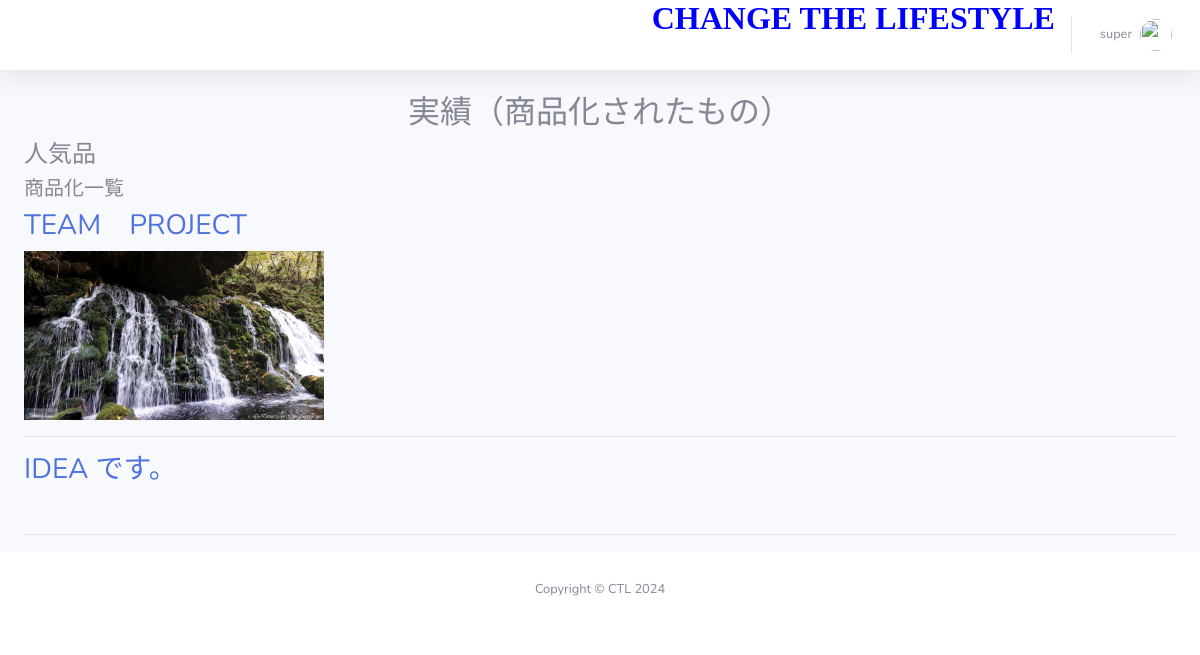
The app's page / (signed in), older data.
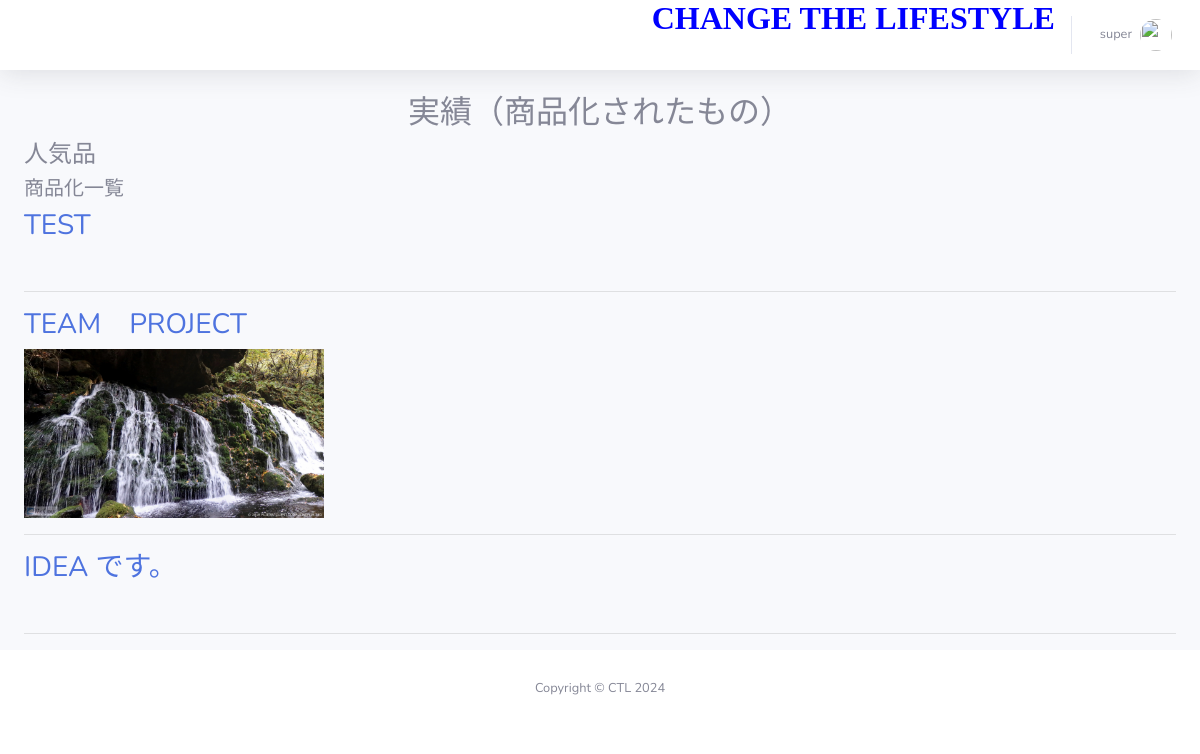
The same page, newer data.
### idea/models.py (models this page shows, shortened)
class Idea(models.Model):
    status = (
        ('active', 'active'),
        ('pending', 'pending')
    )
    title = models.CharField(max_length=200, null=True)
    detail = models.TextField(max_length=2000, null=True)
    image = models.ImageField(upload_to='images/media', null=True, blank=True)
    status = models.CharField(max_length=20, choices=status, default='pending')
    author = models.ForeignKey(Author, on_delete=models.CASCADE)
    email_text = models.CharField(max_length=255, blank=True, null=True, verbose_name='Email')
    featured = models.BooleanField(default=False)
    visit_count = models.IntegerField(default=0)
    created_at = models.DateTimeField(auto_now_add=True)
    files = models.ManyToManyField(IdeaFile, related_name='idea_files', blank=True)
    class Meta:
        verbose_name_plural = 'Ideas'

### idea/views.py (the view)
# urls.py: path('', views.HomeView.as_view(), name='home'),
class HomeView(View):
    def get(self, request, *args, **kwargs):
        latest_posts = Idea.objects.filter(status='active').order_by('-created_at')[:5]
        featured_posts = Idea.objects.filter(status='active', featured=True).order_by('-created_at')[:5]
        all_posts = Idea.objects.filter(status='active').order_by('-created_at')
        paginator = Paginator(all_posts, 10)  # Show 10 posts per page
        page_number = request.GET.get('page')
        posts = paginator.get_page(page_number)
        context = {
            'latest_posts': latest_posts,
            'featured_posts': featured_posts,
            'posts': posts,
        }
        return render(request, 'home/index.html', context)

### templates/home/index.html (shortened to what this page needs)
{% extends user.is_authenticated|yesno:'dashboard/base/base.html,home/base/base.html' %}
{% block contents %}
    {% block body %}
        <h2 class="text-center mt-4">実績（商品化されたもの）</h2>
        <h4>人気品</h4>
        <h5>商品化一覧</h5>
        {% for post in posts %}
            <div class="post">
                <h3><a href="{% url 'post' post.id %}">{{ post.title }}</a></h3>
                {% if post.image %}
                        <img src="{{ post.image.url }}" alt="" style="max-width: 300px; max-height: 200px;">
                        {% else %}
                        <img src="" alt="">
                        {% endif %}
            </div>
            <hr>
        {% endfor %}
    {% endblock %}
{% endblock %}

Row changes from the older to the newer data that the page shows:
added Idea: title "TEST"
